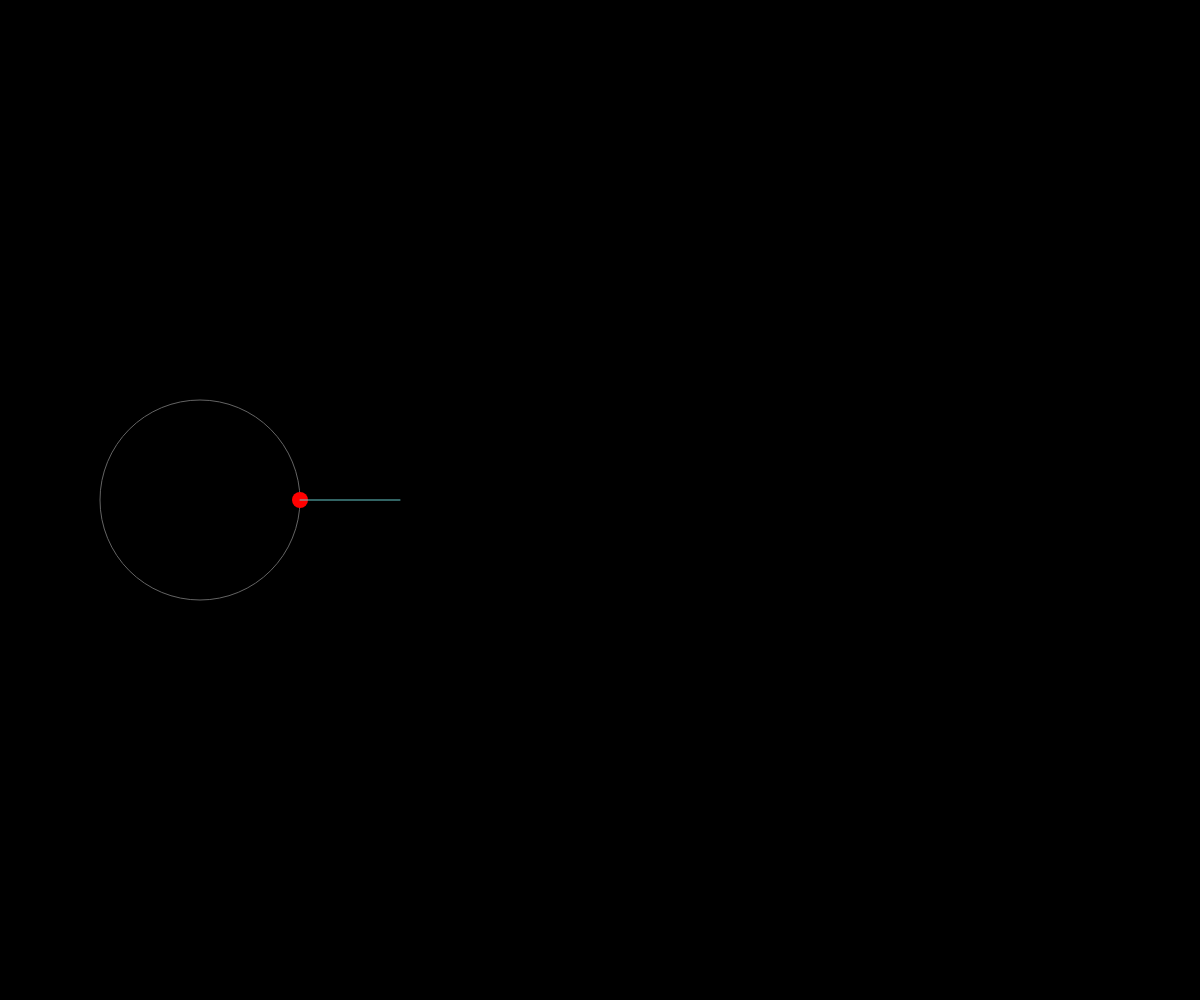
Frame 1 (no input)
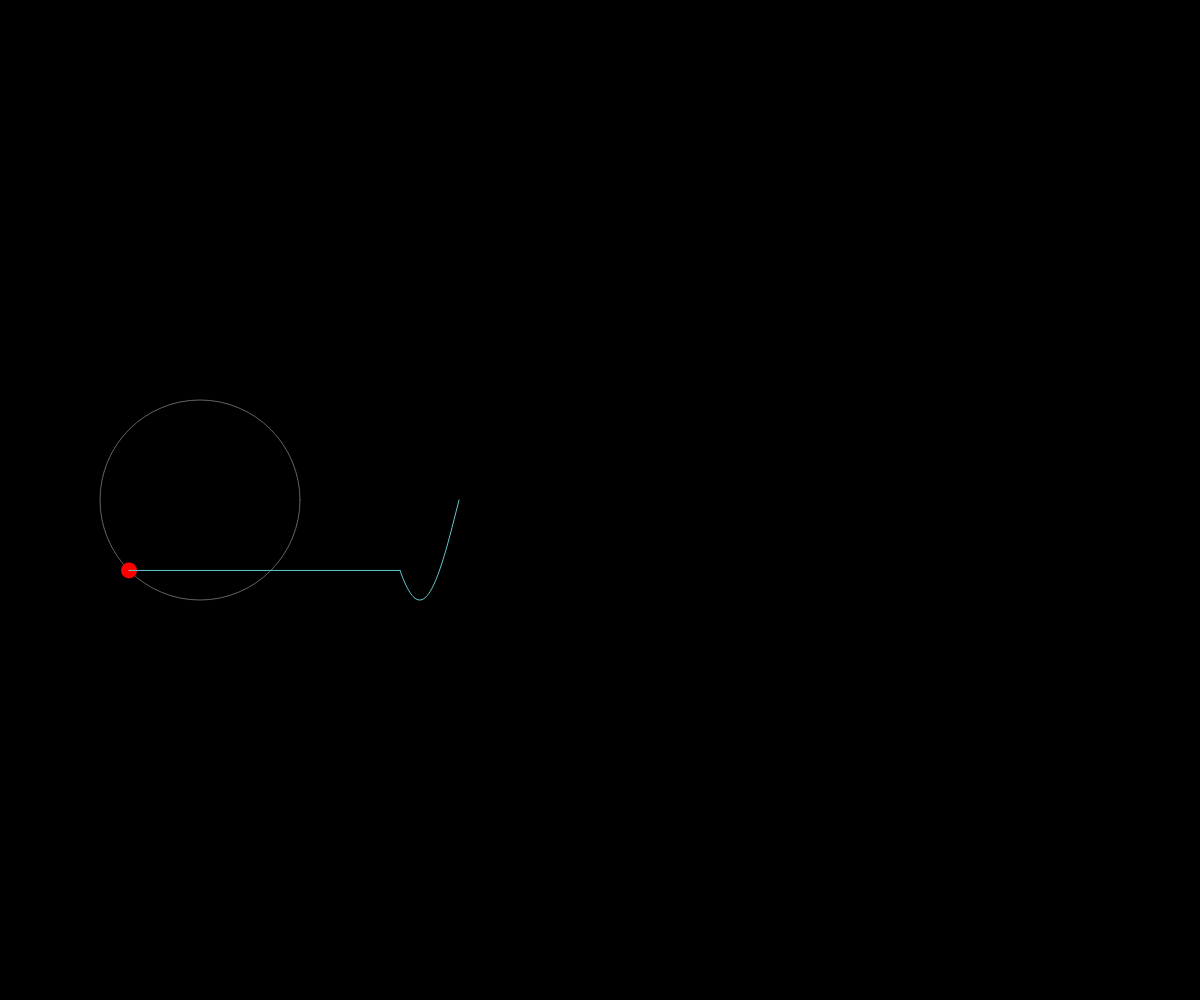
Frame 60 (no input)
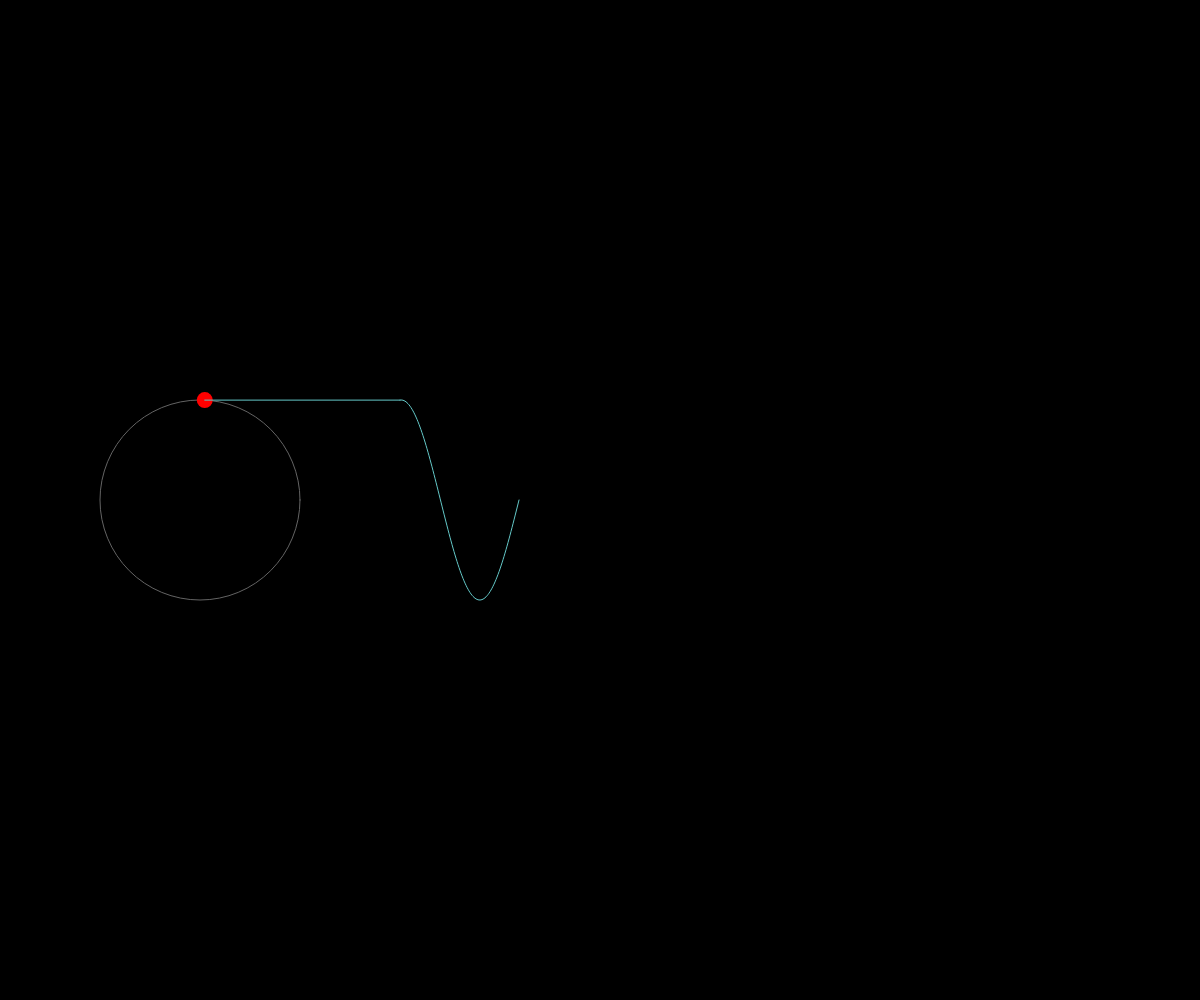
Frame 120 (the mouse pressed at the canvas centre since frame 60)

The p5.js sketch that drew these frames (run headless with seeded random() and noise() and a simulated clock; from frame 60 on, the mouse is pressed at the canvas centre):

// p5.js sketch
// ── sketch.js
let angle = 0;
let radius = 100;
let wave = []; // alle bisherigen y-Werte

function setup() {
  createCanvas(windowWidth, windowHeight);
}

function draw() {
  background(0);

  let cx = 200;
  let cy = height / 2;

  // Der Kreis
  noFill();
  stroke(100);
  ellipse(cx, cy, radius * 2);

  // Punkt auf dem Kreis
  let x = cx + cos(angle) * radius;
  let y = cy + sin(angle) * radius;
  fill(255, 0, 0);
  noStroke();
  ellipse(x, y, 16);

  // Neuester Wert vorne einfügen
  wave.unshift(y);
  if (wave.length > width - 400) {
    wave.pop();
  }

  // Linie vom Punkt zur Welle
  stroke(100, 200, 200);
  line(x, y, 400, wave[0]);

  // Die Welle: der y-Wert des Punktes über die Zeit
  noFill();
  beginShape();
  for (let i = 0; i < wave.length; i++) {
    vertex(400 + i, wave[i]);
  }
  endShape();

  angle += 0.04;
}
